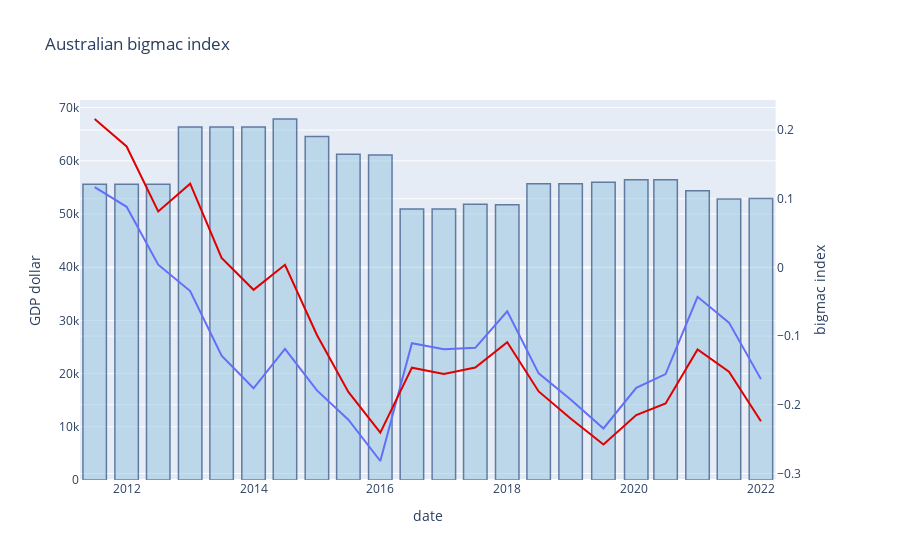

The notebook cell saved with this chart:
### Code cell
subfig = make_subplots(specs=[[{'secondary_y':True}]])
fig1 = px.line(bigmac_AU_adj_filtered, x='date', y='USD_adjusted')
fig3 = px.line(bigmac_AU_adj_filtered, x='date', y='USD_raw')
fig2 = px.bar(bigmac_AU_adj_filtered, x='date' , y='GDP_dollar')
fig2.update_traces(marker_color='rgb(158,202,225)', marker_line_color='rgb(8,48,107)', marker_line_width=1.5,opacity=0.6)
fig1.update_traces(yaxis = "y2")
fig3.update_traces(yaxis = "y2",marker_line_width=1.5,line_color='rgb(225,0,0)')
subfig.add_traces(fig1.data + fig2.data + fig3.data)
subfig.layout.xaxis.title = "date"
subfig.layout.yaxis.title = "GDP dollar"
subfig.layout.yaxis2.title = "bigmac index"
subfig.layout.title = "Australian bigmac index"
subfig.show()

### Figure 1 — Plotly figure (JSON) as saved in the notebook; plotly's stock layout.template omitted (floating-point values rounded to 4 significant figures)
{"data": [{"hovertemplate": "date=%{x}<br>USD_adjusted=%{y}<extra></extra>", "legendgroup": "", "line": {"color": "#636efa", "dash": "solid"}, "marker": {"symbol": "circle"}, "mode": "lines", "name": "", "orientation": "v", "showlegend": false, "type": "scatter", "x": ["2011-07-01", "2012-01-01", "2012-07-01", "2013-01-01", "2013-07-01", "2014-01-01", "2014-07-01", "2015-01-01", "2015-07-01", "2016-01-01", "2016-07-01", "2017-01-01", "2017-07-01", "2018-01-01", "2018-07-01", "2019-01-01", "2019-07-09", "2020-01-14", "2020-07-01", "2021-01-01", "2021-07-01", "2022-01-01"], "xaxis": "x", "y": [0.1169, 0.0883, 0.00406, -0.03443, -0.1283, -0.176, -0.1185, -0.179, -0.2217, -0.2818, -0.1102, -0.1192, -0.117, -0.06388, -0.1542, -0.1921, -0.2344, -0.1752, -0.1553, -0.04267, -0.08034, -0.1626], "yaxis": "y2"}, {"alignmentgroup": "True", "hovertemplate": "date=%{x}<br>GDP_dollar=%{y}<extra></extra>", "legendgroup": "", "marker": {"color": "rgb(158,202,225)", "line": {"color": "rgb(8,48,107)", "width": 1.5}, "pattern": {"shape": ""}}, "name": "", "offsetgroup": "", "opacity": 0.6, "orientation": "v", "showlegend": false, "textposition": "auto", "type": "bar", "x": ["2011-07-01", "2012-01-01", "2012-07-01", "2013-01-01", "2013-07-01", "2014-01-01", "2014-07-01", "2015-01-01", "2015-07-01", "2016-01-01", "2016-07-01", "2017-01-01", "2017-07-01", "2018-01-01", "2018-07-01", "2019-01-01", "2019-07-09", "2020-01-14", "2020-07-01", "2021-01-01", "2021-07-01", "2022-01-01"], "xaxis": "x", "y": [55590.0, 55590.0, 55590.0, 66370.0, 66370.0, 66370.0, 67860.0, 64580.0, 61220.0, 61070.0, 50960.0, 50960.0, 51850.0, 51740.0, 55710.0, 55690.0, 55960.0, 56420.0, 56420.0, 54350.0, 52820.0, 52910.0], "yaxis": "y"}, {"hovertemplate": "date=%{x}<br>USD_raw=%{y}<extra></extra>", "legendgroup": "", "line": {"color": "rgb(225,0,0)", "dash": "solid"}, "marker": {"line": {"width": 1.5}, "symbol": "circle"}, "mode": "lines", "name": "", "orientation": "v", "showlegend": false, "type": "scatter", "x": ["2011-07-01", "2012-01-01", "2012-07-01", "2013-01-01", "2013-07-01", "2014-01-01", "2014-07-01", "2015-01-01", "2015-07-01", "2016-01-01", "2016-07-01", "2017-01-01", "2017-07-01", "2018-01-01", "2018-07-01", "2019-01-01", "2019-07-09", "2020-01-14", "2020-07-01", "2021-01-01", "2021-07-01", "2022-01-01"], "xaxis": "x", "y": [0.2162, 0.1762, 0.08149, 0.1221, 0.01387, -0.03257, 0.00399, -0.09839, -0.1812, -0.2406, -0.1459, -0.1551, -0.1457, -0.1087, -0.1805, -0.2201, -0.2578, -0.215, -0.1982, -0.1193, -0.1517, -0.2239], "yaxis": "y2"}], "layout": {"title": {"text": "Australian bigmac index"}, "xaxis": {"anchor": "y", "domain": [0, 0.94], "title": {"text": "date"}}, "yaxis": {"anchor": "x", "domain": [0, 1], "title": {"text": "GDP dollar"}}, "yaxis2": {"anchor": "x", "overlaying": "y", "side": "right", "title": {"text": "bigmac index"}}}}
